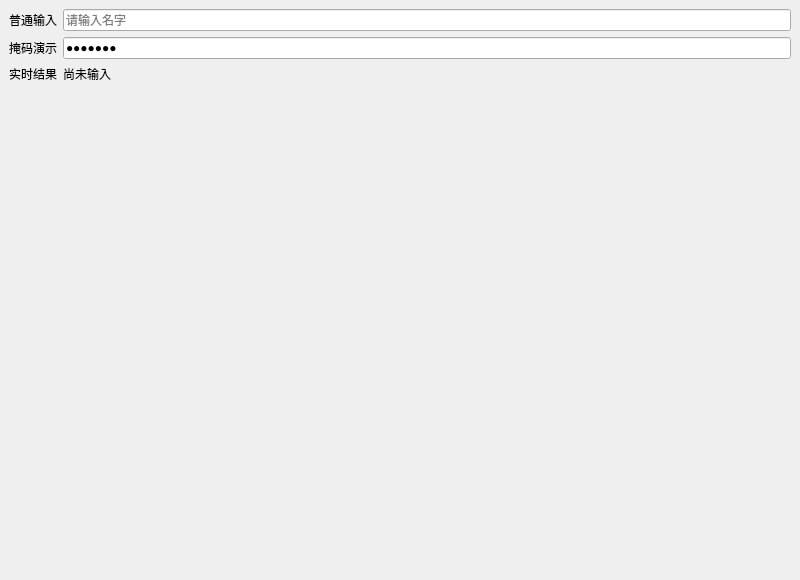
<?xml version="1.0" encoding="UTF-8"?>
<ui version="4.0">
 <class>MainWindow</class>
 <widget class="QMainWindow" name="MainWindow">
  <property name="geometry">
   <rect>
    <x>0</x>
    <y>0</y>
    <width>800</width>
    <height>580</height>
   </rect>
  </property>
  <property name="windowTitle">
   <string>9.2 QLineEdit 输入与显示模式</string>
  </property>
  <widget class="QWidget" name="centralwidget">
   <layout class="QFormLayout" name="formLayout">
    <item row="0" column="0">
     <widget class="QLabel" name="fieldLabel0">
      <property name="text">
       <string>普通输入</string>
      </property>
     </widget>
    </item>
    <item row="0" column="1">
     <widget class="QLineEdit" name="name">
      <property name="placeholderText">
       <string>请输入名字</string>
      </property>
     </widget>
    </item>
    <item row="1" column="0">
     <widget class="QLabel" name="fieldLabel1">
      <property name="text">
       <string>掩码演示</string>
      </property>
     </widget>
    </item>
    <item row="1" column="1">
     <widget class="QLineEdit" name="passwordEdit">
      <property name="text">
       <string>demo123</string>
      </property>
      <property name="echoMode">
       <enum>QLineEdit::Password</enum>
      </property>
     </widget>
    </item>
    <item row="2" column="0">
     <widget class="QLabel" name="fieldLabel2">
      <property name="text">
       <string>实时结果</string>
      </property>
     </widget>
    </item>
    <item row="2" column="1">
     <widget class="QLabel" name="resultLabel">
      <property name="text">
       <string>尚未输入</string>
      </property>
     </widget>
    </item>
   </layout>
  </widget>
 </widget>
 <resources />
 <connections />
</ui>
